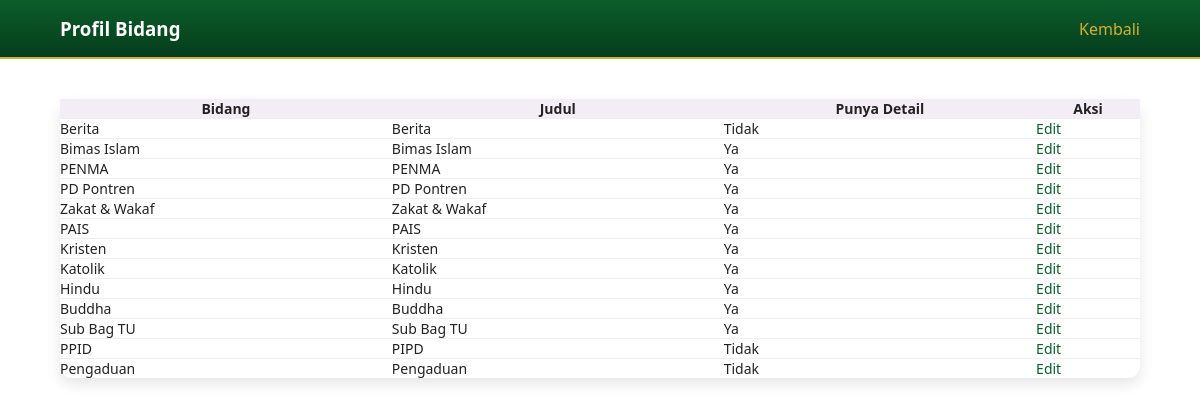
The app's page /admin/profil.php (signed in), older data.
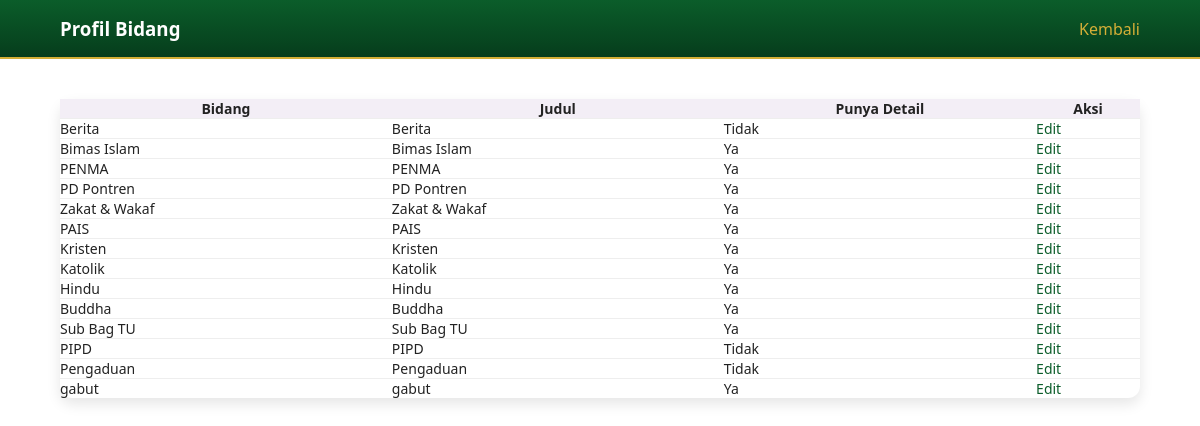
The same page, newer data.
### tables this page shows
CREATE TABLE `profil_bidang` (
  `id_profil` int(11) NOT NULL,
  `id_bidang` int(11) DEFAULT NULL,
  `judul` varchar(150) DEFAULT NULL,
  `deskripsi` text DEFAULT NULL,
  `punya_detail` tinyint(1) DEFAULT NULL
);

CREATE TABLE `bidang` (
  `id_bidang` int(11) NOT NULL,
  `slug` varchar(100) DEFAULT NULL,
  `nama_bidang` varchar(100) DEFAULT NULL,
  `icon` varchar(100) DEFAULT NULL,
  `urutan` int(11) DEFAULT NULL
);

### admin/profil.php (the view, shortened to what this page needs)
<?php
include '../config/db.php';
$data = mysqli_query($conn, "
  SELECT p.*, b.nama_bidang
  FROM profil_bidang p
  JOIN bidang b ON p.id_bidang = b.id_bidang
  ORDER BY b.urutan ASC
");
?>
<!DOCTYPE html>
<html lang="id">
<head>
  <link rel="stylesheet" href="../css/style.css">
</head>
<body>
<div style="background:linear-gradient(180deg,#0b5d2a,#063d1c);padding:16px 0;border-bottom:2px solid #d4af37;">
  <div class="container" style="display:flex;justify-content:space-between;align-items:center;">
    <h3 style="color:#fff;margin:0;">Profil Bidang</h3>
    <a href="dashboard.php" style="color:#d4af37;text-decoration:none;">Kembali</a>
  </div>
</div>
<div class="container" style="padding:40px 0;">
  <table width="100%" cellpadding="10" style="background:#fff;border-radius:12px;box-shadow:0 6px 14px rgba(0,0,0,0.1);border-collapse:collapse;">
    <tr style="background:#f3eef6;">
      <th>Bidang</th>
      <th>Judul</th>
      <th>Punya Detail</th>
      <th>Aksi</th>
    </tr>
    <?php while ($p = mysqli_fetch_assoc($data)): ?>
      <tr style="border-top:1px solid #eee;">
        <td><?php echo $p['nama_bidang']; ?></td>
        <td><?php echo $p['judul']; ?></td>
        <td><?php echo $p['punya_detail'] ? 'Ya' : 'Tidak'; ?></td>
        <td>
          <a href="?edit=<?php echo $p['id_profil']; ?>">Edit</a>
        </td>
      </tr>
    <?php endwhile; ?>
  </table>
</div>
</body>
</html>

Row changes from the older to the newer data that the page shows:
changed profil_bidang "PIPD": id_bidang.nama_bidang "PPID" → "PIPD"
added profil_bidang: id_bidang.nama_bidang "gabut", judul "gabut", punya_detail "Ya"
